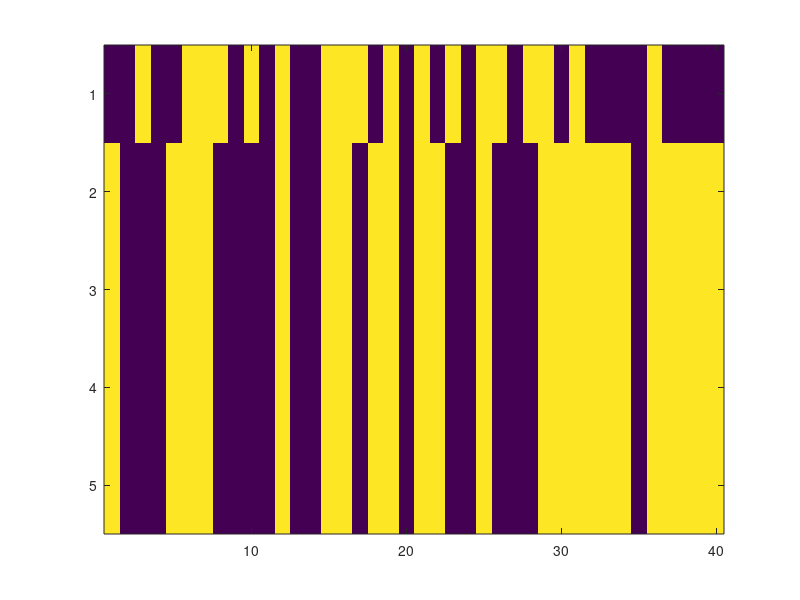

MATLAB code for this plot:
%IN THIS DOCUMENT LINES STARTING WITH A % SIGN ARE COMMENTS,
%THE OTHER LINES ARE LINES OF MATLAB CODE

%Minimal simulation of binary Hofield model with a single memory
%The key idea of a Hopfield model is that stable memories are formed
%in a reccurrent network by finding recurrent weights for which 
%the desired activity pattern (defined by a vector called "Memory")
%will produce itself--creating a stable point attractor, a memory.

%Octave (for those who do not have Matlab, and want to run the code)
%Instructions: http://wiki.octave.org/Octave_for_Windows
%Download: http://sourceforge.net/projects/octave/files/Octave%20Windows%20binaries/

rng(42);

numTimeSteps = 5;
% Memory = [0 1 0 1 0 1 0 1 0 1 0 1 0 1 0 1 0 1 0 1 0 1 0 1 0 1 0 1 0 1 0 1 0 1 0 1 0 1 0 1];
Memory = round(rand(1,40));
numNeurons = length(Memory);

%To make weight matrix transform 0 and 1 values into -1 and 1
%Then apply the formula W(i,j)=M(i)*M(j)
%These steps can be done in one line by multiplying the Memory 
%vector by it's own transpose (in Matlab the transpose of a veector V is V')
%to make the Weight Matrix.
%(2*X-1) is used to convert 0 to -1 and 1 to 1
WeightMatrix = (2*Memory-1)'*(2*Memory-1);
%Then zero all the diagonal (remove "autapses")
WeightMatrix(1:numNeurons+1:numNeurons*numNeurons)=0;

%Start with a random state
rng('shuffle');
State(1,:) = round(rand(1,numNeurons));

for t = 2:numTimeSteps
   
   CurrentState = WeightMatrix*State(t-1,:)';
   %Thresholding: threshold = 0;
   CurrentState(CurrentState>=0) =1;
   CurrentState(CurrentState<0)  =0;
   State(t,:)  = CurrentState;
   
end

imagesc(State);
